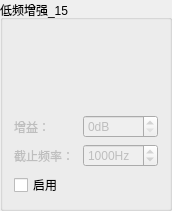
       <widget class="QGroupBox" name="groupBox_13">
        <property name="geometry">
         <rect>
          <x>290</x>
          <y>10</y>
          <width>172</width>
          <height>211</height>
         </rect>
        </property>
        <property name="title">
         <string>低频增强_15</string>
        </property>
        <layout class="QVBoxLayout" name="verticalLayout_16">
         <item>
          <widget class="QLabel" name="label_21">
           <property name="text">
            <string/>
           </property>
           <property name="pixmap">
            <pixmap resource="Mic_OP.qrc">:/mic/icon/LowShelf.png</pixmap>
           </property>
          </widget>
         </item>
         <item>
          <layout class="QGridLayout" name="gridLayout_5">
           <item row="0" column="0">
            <widget class="QLabel" name="label_Slider_value_10">
             <property name="enabled">
              <bool>false</bool>
             </property>
             <property name="minimumSize">
              <size>
               <width>20</width>
               <height>0</height>
              </size>
             </property>
             <property name="maximumSize">
              <size>
               <width>16777215</width>
               <height>16777215</height>
              </size>
             </property>
             <property name="text">
              <string>增益：</string>
             </property>
            </widget>
           </item>
           <item row="1" column="1">
            <widget class="QSpinBox" name="low_shelf_frequency_spin_2">
             <property name="enabled">
              <bool>false</bool>
             </property>
             <property name="accessibleDescription">
              <string extracomment="wd"/>
             </property>
             <property name="suffix">
              <string>Hz</string>
             </property>
             <property name="minimum">
              <number>20</number>
             </property>
             <property name="maximum">
              <number>40000</number>
             </property>
             <property name="singleStep">
              <number>100</number>
             </property>
             <property name="value">
              <number>1000</number>
             </property>
             <property name="displayIntegerBase">
              <number>10</number>
             </property>
            </widget>
           </item>
           <item row="1" column="0">
            <widget class="QLabel" name="label_22">
             <property name="enabled">
              <bool>false</bool>
             </property>
             <property name="text">
              <string>截止频率：</string>
             </property>
            </widget>
           </item>
           <item row="0" column="1">
            <widget class="QSpinBox" name="low_shelf_gain_spin_2">
             <property name="enabled">
              <bool>false</bool>
             </property>
             <property name="suffix">
              <string>dB</string>
             </property>
             <property name="maximum">
              <number>20</number>
             </property>
            </widget>
           </item>
          </layout>
         </item>
         <item>
          <widget class="QCheckBox" name="OP_lowshelf_filter_enable_2">
           <property name="text">
            <string>启用</string>
           </property>
          </widget>
         </item>
        </layout>
       </widget>
